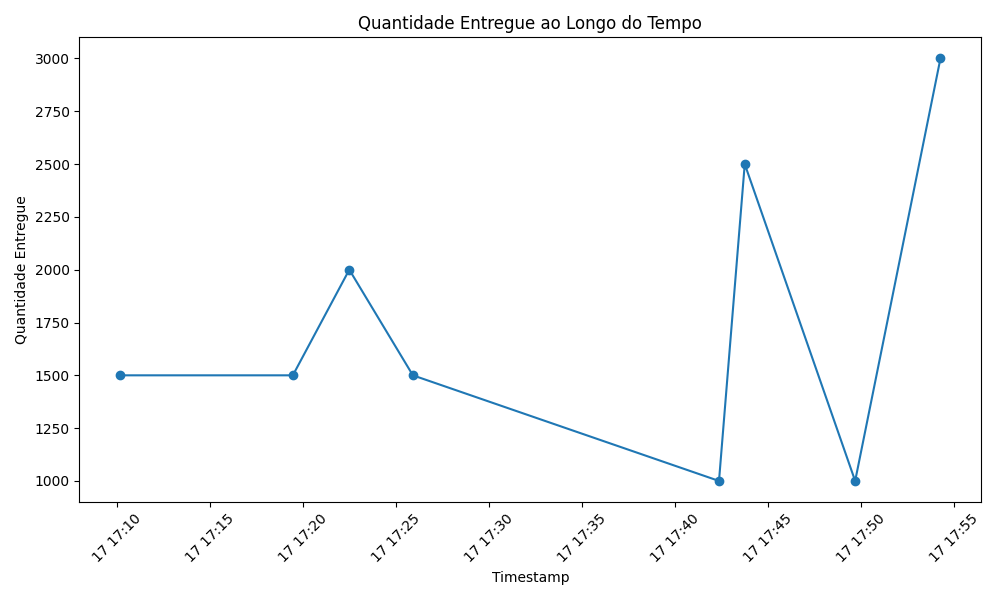

Write Python code to recreate this figure.
import csv
import matplotlib.pyplot as plt
from datetime import datetime

timestamps = []
quantities_delivered = []

with open('truck_data.csv', mode='r') as csv_file:
    csv_reader = csv.reader(csv_file)
    next(csv_reader)
    for row in csv_reader:
        timestamp = datetime.strptime(row[0], '%Y-%m-%d %H:%M:%S')
        quantity = int(row[2])
        timestamps.append(timestamp)
        quantities_delivered.append(quantity)

plt.figure(figsize=(10, 6))
plt.plot(timestamps, quantities_delivered, marker='o', linestyle='-')
plt.title('Quantidade Entregue ao Longo do Tempo')
plt.xlabel('Timestamp')
plt.ylabel('Quantidade Entregue')
plt.xticks(rotation=45)

plt.tight_layout()
plt.savefig('truck_chart.png')

plt.show()
